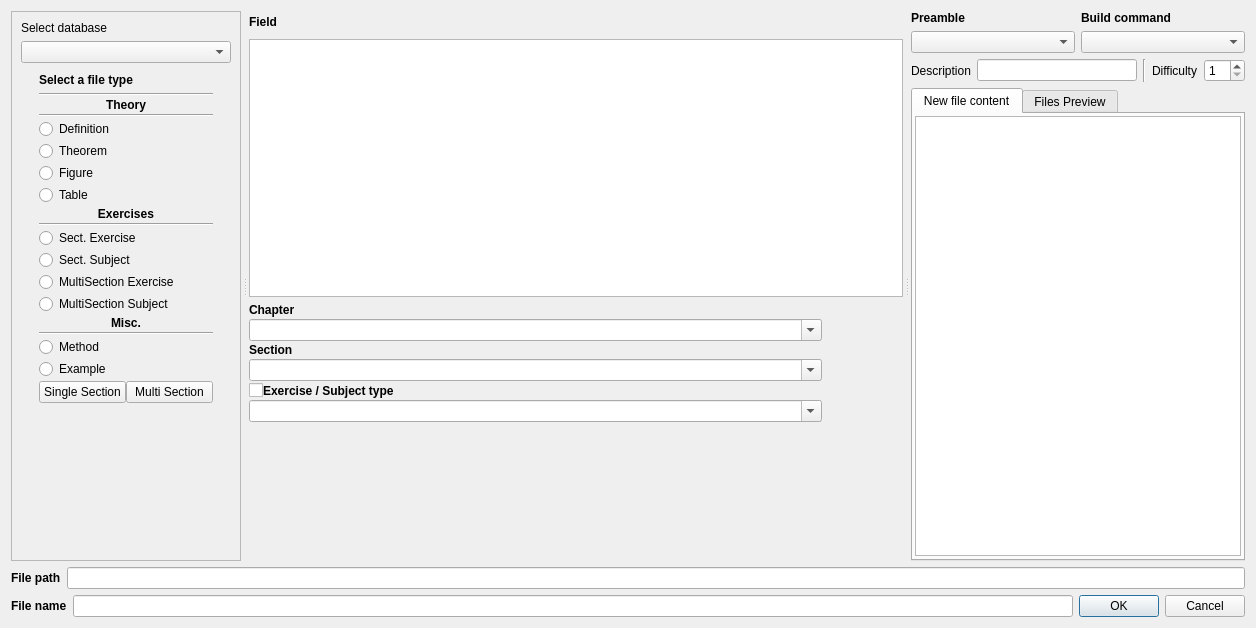
<?xml version="1.0" encoding="UTF-8"?>
<ui version="4.0">
 <class>NewDatabaseFile</class>
 <widget class="QDialog" name="NewDatabaseFile">
  <property name="geometry">
   <rect>
    <x>0</x>
    <y>0</y>
    <width>1256</width>
    <height>628</height>
   </rect>
  </property>
  <property name="windowTitle">
   <string>NewDatabaseFile</string>
  </property>
  <layout class="QGridLayout" name="gridLayout_9">
   <item row="0" column="0">
    <widget class="QSplitter" name="splitter_2">
     <property name="orientation">
      <enum>Qt::Horizontal</enum>
     </property>
     <property name="handleWidth">
      <number>8</number>
     </property>
     <widget class="QScrollArea" name="scrollArea">
      <property name="widgetResizable">
       <bool>true</bool>
      </property>
      <widget class="QWidget" name="scrollAreaWidgetContents_7">
       <property name="geometry">
        <rect>
         <x>0</x>
         <y>0</y>
         <width>230</width>
         <height>468</height>
        </rect>
       </property>
       <layout class="QVBoxLayout" name="verticalLayout_6">
        <item>
         <layout class="QVBoxLayout" name="verticalLayout_2">
          <item>
           <widget class="QLabel" name="DatabaseLabel">
            <property name="text">
             <string>Select database</string>
            </property>
           </widget>
          </item>
          <item>
           <widget class="QComboBox" name="DatabaseCombo"/>
          </item>
         </layout>
        </item>
        <item>
         <layout class="QGridLayout" name="gridLayout_10">
          <property name="verticalSpacing">
           <number>2</number>
          </property>
          <item row="13" column="0">
           <widget class="QRadioButton" name="CombSubjectButton">
            <property name="sizePolicy">
             <sizepolicy hsizetype="Fixed" vsizetype="Fixed">
              <horstretch>0</horstretch>
              <verstretch>0</verstretch>
             </sizepolicy>
            </property>
            <property name="text">
             <string>MultiSection Subject</string>
            </property>
            <attribute name="buttonGroup">
             <string notr="true">FileTypeGroup</string>
            </attribute>
           </widget>
          </item>
          <item row="2" column="0">
           <widget class="QLabel" name="label">
            <property name="sizePolicy">
             <sizepolicy hsizetype="Preferred" vsizetype="Fixed">
              <horstretch>0</horstretch>
              <verstretch>0</verstretch>
             </sizepolicy>
            </property>
            <property name="font">
             <font>
              <bold>true</bold>
             </font>
            </property>
            <property name="text">
             <string>Theory</string>
            </property>
            <property name="alignment">
             <set>Qt::AlignCenter</set>
            </property>
           </widget>
          </item>
          <item row="0" column="0">
           <layout class="QHBoxLayout" name="horizontalLayout_8">
            <item>
             <widget class="QLabel" name="label_8">
              <property name="sizePolicy">
               <sizepolicy hsizetype="Preferred" vsizetype="Fixed">
                <horstretch>0</horstretch>
                <verstretch>0</verstretch>
               </sizepolicy>
              </property>
              <property name="font">
               <font>
                <bold>true</bold>
               </font>
              </property>
              <property name="text">
               <string>Select a file type</string>
              </property>
             </widget>
            </item>
            <item>
             <widget class="QPushButton" name="addFileType">
              <property name="sizePolicy">
               <sizepolicy hsizetype="Fixed" vsizetype="Fixed">
                <horstretch>0</horstretch>
                <verstretch>0</verstretch>
               </sizepolicy>
              </property>
              <property name="text">
               <string/>
              </property>
              <property name="icon">
               <iconset resource="../images.qrc">
                <normaloff>:/images/add-button.svg</normaloff>:/images/add-button.svg</iconset>
              </property>
              <property name="flat">
               <bool>true</bool>
              </property>
             </widget>
            </item>
            <item>
             <widget class="QPushButton" name="removeFileType">
              <property name="sizePolicy">
               <sizepolicy hsizetype="Fixed" vsizetype="Fixed">
                <horstretch>0</horstretch>
                <verstretch>0</verstretch>
               </sizepolicy>
              </property>
              <property name="text">
               <string/>
              </property>
              <property name="icon">
               <iconset resource="../images.qrc">
                <normaloff>:/images/minus.svg</normaloff>:/images/minus.svg</iconset>
              </property>
              <property name="flat">
               <bool>true</bool>
              </property>
             </widget>
            </item>
           </layout>
          </item>
          <item row="10" column="0">
           <widget class="QRadioButton" name="SectionExerciseButton">
            <property name="sizePolicy">
             <sizepolicy hsizetype="Fixed" vsizetype="Fixed">
              <horstretch>0</horstretch>
              <verstretch>0</verstretch>
             </sizepolicy>
            </property>
            <property name="text">
             <string>Sect. Exercise</string>
            </property>
            <attribute name="buttonGroup">
             <string notr="true">FileTypeGroup</string>
            </attribute>
           </widget>
          </item>
          <item row="3" column="0">
           <widget class="Line" name="line_3">
            <property name="orientation">
             <enum>Qt::Horizontal</enum>
            </property>
           </widget>
          </item>
          <item row="14" column="0">
           <widget class="QLabel" name="label_3">
            <property name="sizePolicy">
             <sizepolicy hsizetype="Preferred" vsizetype="Fixed">
              <horstretch>0</horstretch>
              <verstretch>0</verstretch>
             </sizepolicy>
            </property>
            <property name="font">
             <font>
              <bold>true</bold>
             </font>
            </property>
            <property name="text">
             <string>Misc.</string>
            </property>
            <property name="alignment">
             <set>Qt::AlignCenter</set>
            </property>
           </widget>
          </item>
          <item row="9" column="0">
           <widget class="Line" name="line_4">
            <property name="orientation">
             <enum>Qt::Horizontal</enum>
            </property>
           </widget>
          </item>
          <item row="4" column="0">
           <widget class="QRadioButton" name="DefinitionButton">
            <property name="sizePolicy">
             <sizepolicy hsizetype="Fixed" vsizetype="Fixed">
              <horstretch>0</horstretch>
              <verstretch>0</verstretch>
             </sizepolicy>
            </property>
            <property name="text">
             <string>Definition</string>
            </property>
            <attribute name="buttonGroup">
             <string notr="true">FileTypeGroup</string>
            </attribute>
           </widget>
          </item>
          <item row="1" column="0">
           <widget class="Line" name="line_2">
            <property name="orientation">
             <enum>Qt::Horizontal</enum>
            </property>
           </widget>
          </item>
          <item row="5" column="0">
           <widget class="QRadioButton" name="TheoremButton">
            <property name="sizePolicy">
             <sizepolicy hsizetype="Fixed" vsizetype="Fixed">
              <horstretch>0</horstretch>
              <verstretch>0</verstretch>
             </sizepolicy>
            </property>
            <property name="text">
             <string>Theorem</string>
            </property>
            <attribute name="buttonGroup">
             <string notr="true">FileTypeGroup</string>
            </attribute>
           </widget>
          </item>
          <item row="11" column="0">
           <widget class="QRadioButton" name="SectionSubjectButton">
            <property name="sizePolicy">
             <sizepolicy hsizetype="Fixed" vsizetype="Fixed">
              <horstretch>0</horstretch>
              <verstretch>0</verstretch>
             </sizepolicy>
            </property>
            <property name="text">
             <string>Sect. Subject</string>
            </property>
            <attribute name="buttonGroup">
             <string notr="true">FileTypeGroup</string>
            </attribute>
           </widget>
          </item>
          <item row="16" column="0">
           <widget class="QRadioButton" name="MethodButton">
            <property name="sizePolicy">
             <sizepolicy hsizetype="Fixed" vsizetype="Fixed">
              <horstretch>0</horstretch>
              <verstretch>0</verstretch>
             </sizepolicy>
            </property>
            <property name="text">
             <string>Method</string>
            </property>
            <attribute name="buttonGroup">
             <string notr="true">FileTypeGroup</string>
            </attribute>
           </widget>
          </item>
          <item row="19" column="0">
           <spacer name="verticalSpacer_2">
            <property name="orientation">
             <enum>Qt::Vertical</enum>
            </property>
            <property name="sizeHint" stdset="0">
             <size>
              <width>20</width>
              <height>40</height>
             </size>
            </property>
           </spacer>
          </item>
          <item row="17" column="0">
           <widget class="QRadioButton" name="ExampleButton">
            <property name="sizePolicy">
             <sizepolicy hsizetype="Fixed" vsizetype="Fixed">
              <horstretch>0</horstretch>
              <verstretch>0</verstretch>
             </sizepolicy>
            </property>
            <property name="text">
             <string>Example</string>
            </property>
            <attribute name="buttonGroup">
             <string notr="true">FileTypeGroup</string>
            </attribute>
           </widget>
          </item>
          <item row="12" column="0">
           <widget class="QRadioButton" name="CombExerciseButton">
            <property name="sizePolicy">
             <sizepolicy hsizetype="Fixed" vsizetype="Fixed">
              <horstretch>0</horstretch>
              <verstretch>0</verstretch>
             </sizepolicy>
            </property>
            <property name="text">
             <string>MultiSection Exercise</string>
            </property>
            <attribute name="buttonGroup">
             <string notr="true">FileTypeGroup</string>
            </attribute>
           </widget>
          </item>
          <item row="7" column="0">
           <widget class="QRadioButton" name="TableButton">
            <property name="sizePolicy">
             <sizepolicy hsizetype="Fixed" vsizetype="Fixed">
              <horstretch>0</horstretch>
              <verstretch>0</verstretch>
             </sizepolicy>
            </property>
            <property name="text">
             <string>Table</string>
            </property>
            <attribute name="buttonGroup">
             <string notr="true">FileTypeGroup</string>
            </attribute>
           </widget>
          </item>
          <item row="6" column="0">
           <widget class="QRadioButton" name="FigureButton">
            <property name="sizePolicy">
             <sizepolicy hsizetype="Fixed" vsizetype="Fixed">
              <horstretch>0</horstretch>
              <verstretch>0</verstretch>
             </sizepolicy>
            </property>
            <property name="text">
             <string>Figure</string>
            </property>
            <attribute name="buttonGroup">
             <string notr="true">FileTypeGroup</string>
            </attribute>
           </widget>
          </item>
          <item row="8" column="0">
           <widget class="QLabel" name="label_2">
            <property name="sizePolicy">
             <sizepolicy hsizetype="Preferred" vsizetype="Fixed">
              <horstretch>0</horstretch>
              <verstretch>0</verstretch>
             </sizepolicy>
            </property>
            <property name="font">
             <font>
              <bold>true</bold>
             </font>
            </property>
            <property name="text">
             <string>Exercises</string>
            </property>
            <property name="alignment">
             <set>Qt::AlignCenter</set>
            </property>
           </widget>
          </item>
          <item row="15" column="0">
           <widget class="Line" name="line_7">
            <property name="orientation">
             <enum>Qt::Horizontal</enum>
            </property>
           </widget>
          </item>
          <item row="18" column="0">
           <layout class="QGridLayout" name="gridLayout_8">
            <item row="0" column="0" colspan="2">
             <layout class="QHBoxLayout" name="horizontalLayout">
              <item>
               <widget class="QPushButton" name="SingleSection">
                <property name="sizePolicy">
                 <sizepolicy hsizetype="Minimum" vsizetype="Fixed">
                  <horstretch>0</horstretch>
                  <verstretch>0</verstretch>
                 </sizepolicy>
                </property>
                <property name="text">
                 <string>Single Section</string>
                </property>
               </widget>
              </item>
              <item>
               <widget class="QPushButton" name="MultiSection">
                <property name="text">
                 <string>Multi Section</string>
                </property>
               </widget>
              </item>
             </layout>
            </item>
           </layout>
          </item>
         </layout>
        </item>
       </layout>
      </widget>
     </widget>
     <widget class="QWidget" name="layoutWidget">
      <layout class="QVBoxLayout" name="verticalLayout">
       <item>
        <layout class="QHBoxLayout" name="horizontalLayout_6">
         <property name="spacing">
          <number>0</number>
         </property>
         <item>
          <widget class="QLabel" name="label_13">
           <property name="font">
            <font>
             <bold>true</bold>
            </font>
           </property>
           <property name="text">
            <string>Field</string>
           </property>
          </widget>
         </item>
         <item>
          <widget class="QPushButton" name="addField">
           <property name="sizePolicy">
            <sizepolicy hsizetype="Fixed" vsizetype="Fixed">
             <horstretch>0</horstretch>
             <verstretch>0</verstretch>
            </sizepolicy>
           </property>
           <property name="text">
            <string/>
           </property>
           <property name="icon">
            <iconset resource="../images.qrc">
             <normaloff>:/images/add-button.svg</normaloff>:/images/add-button.svg</iconset>
           </property>
           <property name="flat">
            <bool>true</bool>
           </property>
          </widget>
         </item>
         <item>
          <widget class="QPushButton" name="removeField">
           <property name="sizePolicy">
            <sizepolicy hsizetype="Fixed" vsizetype="Fixed">
             <horstretch>0</horstretch>
             <verstretch>0</verstretch>
            </sizepolicy>
           </property>
           <property name="text">
            <string/>
           </property>
           <property name="icon">
            <iconset resource="../images.qrc">
             <normaloff>:/images/minus.svg</normaloff>:/images/minus.svg</iconset>
           </property>
           <property name="flat">
            <bool>true</bool>
           </property>
          </widget>
         </item>
        </layout>
       </item>
       <item>
        <widget class="QListWidget" name="FieldTable"/>
       </item>
       <item>
        <widget class="QStackedWidget" name="stackedWidget">
         <property name="currentIndex">
          <number>0</number>
         </property>
         <widget class="QWidget" name="page">
          <layout class="QGridLayout" name="gridLayout_3">
           <property name="leftMargin">
            <number>0</number>
           </property>
           <property name="topMargin">
            <number>0</number>
           </property>
           <property name="rightMargin">
            <number>1</number>
           </property>
           <property name="bottomMargin">
            <number>0</number>
           </property>
           <property name="verticalSpacing">
            <number>2</number>
           </property>
           <item row="1" column="0">
            <layout class="QHBoxLayout" name="horizontalLayout_3">
             <property name="spacing">
              <number>0</number>
             </property>
             <item>
              <widget class="QComboBox" name="SectionExercisesChapterComboBox">
               <property name="editable">
                <bool>true</bool>
               </property>
              </widget>
             </item>
             <item>
              <widget class="QPushButton" name="addChapter">
               <property name="sizePolicy">
                <sizepolicy hsizetype="Fixed" vsizetype="Fixed">
                 <horstretch>0</horstretch>
                 <verstretch>0</verstretch>
                </sizepolicy>
               </property>
               <property name="text">
                <string/>
               </property>
               <property name="icon">
                <iconset resource="../images.qrc">
                 <normaloff>:/images/add-button.svg</normaloff>:/images/add-button.svg</iconset>
               </property>
               <property name="flat">
                <bool>true</bool>
               </property>
              </widget>
             </item>
             <item>
              <widget class="QPushButton" name="removeChapter">
               <property name="sizePolicy">
                <sizepolicy hsizetype="Fixed" vsizetype="Fixed">
                 <horstretch>0</horstretch>
                 <verstretch>0</verstretch>
                </sizepolicy>
               </property>
               <property name="text">
                <string/>
               </property>
               <property name="icon">
                <iconset resource="../images.qrc">
                 <normaloff>:/images/minus.svg</normaloff>:/images/minus.svg</iconset>
               </property>
               <property name="flat">
                <bool>true</bool>
               </property>
              </widget>
             </item>
            </layout>
           </item>
           <item row="0" column="0">
            <widget class="QLabel" name="label_23">
             <property name="font">
              <font>
               <bold>true</bold>
              </font>
             </property>
             <property name="text">
              <string>Chapter</string>
             </property>
            </widget>
           </item>
           <item row="2" column="0">
            <widget class="QLabel" name="label_28">
             <property name="font">
              <font>
               <bold>true</bold>
              </font>
             </property>
             <property name="text">
              <string>Section</string>
             </property>
            </widget>
           </item>
           <item row="6" column="0">
            <spacer name="verticalSpacer">
             <property name="orientation">
              <enum>Qt::Vertical</enum>
             </property>
             <property name="sizeHint" stdset="0">
              <size>
               <width>20</width>
               <height>40</height>
              </size>
             </property>
            </spacer>
           </item>
           <item row="5" column="0">
            <layout class="QHBoxLayout" name="horizontalLayout_5">
             <property name="spacing">
              <number>0</number>
             </property>
             <item>
              <widget class="QComboBox" name="SectionExercisesExTypeComboBox">
               <property name="editable">
                <bool>true</bool>
               </property>
              </widget>
             </item>
             <item>
              <widget class="QPushButton" name="addExType">
               <property name="sizePolicy">
                <sizepolicy hsizetype="Fixed" vsizetype="Fixed">
                 <horstretch>0</horstretch>
                 <verstretch>0</verstretch>
                </sizepolicy>
               </property>
               <property name="text">
                <string/>
               </property>
               <property name="icon">
                <iconset resource="../images.qrc">
                 <normaloff>:/images/add-button.svg</normaloff>:/images/add-button.svg</iconset>
               </property>
               <property name="flat">
                <bool>true</bool>
               </property>
              </widget>
             </item>
             <item>
              <widget class="QPushButton" name="removeExType">
               <property name="sizePolicy">
                <sizepolicy hsizetype="Fixed" vsizetype="Fixed">
                 <horstretch>0</horstretch>
                 <verstretch>0</verstretch>
                </sizepolicy>
               </property>
               <property name="text">
                <string/>
               </property>
               <property name="icon">
                <iconset resource="../images.qrc">
                 <normaloff>:/images/minus.svg</normaloff>:/images/minus.svg</iconset>
               </property>
               <property name="flat">
                <bool>true</bool>
               </property>
              </widget>
             </item>
            </layout>
           </item>
           <item row="3" column="0">
            <layout class="QHBoxLayout" name="horizontalLayout_4">
             <property name="spacing">
              <number>0</number>
             </property>
             <item>
              <widget class="QComboBox" name="SectionExercisesSectionComboBox">
               <property name="editable">
                <bool>true</bool>
               </property>
              </widget>
             </item>
             <item>
              <widget class="QPushButton" name="addSection">
               <property name="sizePolicy">
                <sizepolicy hsizetype="Fixed" vsizetype="Fixed">
                 <horstretch>0</horstretch>
                 <verstretch>0</verstretch>
                </sizepolicy>
               </property>
               <property name="text">
                <string/>
               </property>
               <property name="icon">
                <iconset resource="../images.qrc">
                 <normaloff>:/images/add-button.svg</normaloff>:/images/add-button.svg</iconset>
               </property>
               <property name="flat">
                <bool>true</bool>
               </property>
              </widget>
             </item>
             <item>
              <widget class="QPushButton" name="removeSection">
               <property name="sizePolicy">
                <sizepolicy hsizetype="Fixed" vsizetype="Fixed">
                 <horstretch>0</horstretch>
                 <verstretch>0</verstretch>
                </sizepolicy>
               </property>
               <property name="text">
                <string/>
               </property>
               <property name="icon">
                <iconset resource="../images.qrc">
                 <normaloff>:/images/minus.svg</normaloff>:/images/minus.svg</iconset>
               </property>
               <property name="flat">
                <bool>true</bool>
               </property>
              </widget>
             </item>
            </layout>
           </item>
           <item row="4" column="0">
            <layout class="QHBoxLayout" name="horizontalLayout_9">
             <item>
              <widget class="QCheckBox" name="UseExerciseType">
               <property name="sizePolicy">
                <sizepolicy hsizetype="Fixed" vsizetype="Fixed">
                 <horstretch>0</horstretch>
                 <verstretch>0</verstretch>
                </sizepolicy>
               </property>
               <property name="text">
                <string/>
               </property>
              </widget>
             </item>
             <item>
              <widget class="QLabel" name="label_32">
               <property name="font">
                <font>
                 <bold>true</bold>
                </font>
               </property>
               <property name="text">
                <string>Exercise / Subject type</string>
               </property>
              </widget>
             </item>
            </layout>
           </item>
          </layout>
         </widget>
         <widget class="QWidget" name="page_2">
          <layout class="QGridLayout" name="gridLayout_5">
           <property name="leftMargin">
            <number>0</number>
           </property>
           <property name="topMargin">
            <number>0</number>
           </property>
           <property name="rightMargin">
            <number>0</number>
           </property>
           <property name="bottomMargin">
            <number>0</number>
           </property>
           <property name="verticalSpacing">
            <number>2</number>
           </property>
           <item row="0" column="0">
            <layout class="QGridLayout" name="gridLayout_4">
             <item row="0" column="0">
              <layout class="QVBoxLayout" name="verticalLayout_7">
               <property name="spacing">
                <number>0</number>
               </property>
               <item>
                <widget class="QLineEdit" name="FilterAvailableSections">
                 <property name="placeholderText">
                  <string>Filter...</string>
                 </property>
                </widget>
               </item>
               <item>
                <widget class="QLabel" name="label_37">
                 <property name="font">
                  <font>
                   <bold>true</bold>
                  </font>
                 </property>
                 <property name="text">
                  <string>Sections</string>
                 </property>
                </widget>
               </item>
               <item>
                <widget class="QListWidget" name="SectionList">
                 <property name="sizePolicy">
                  <sizepolicy hsizetype="Minimum" vsizetype="Expanding">
                   <horstretch>0</horstretch>
                   <verstretch>0</verstretch>
                  </sizepolicy>
                 </property>
                </widget>
               </item>
              </layout>
             </item>
             <item row="0" column="1">
              <layout class="QGridLayout" name="gridLayout_14">
               <item row="0" column="0">
                <widget class="QLabel" name="label_24">
                 <property name="text">
                  <string/>
                 </property>
                </widget>
               </item>
               <item row="2" column="0">
                <widget class="QPushButton" name="removeButton">
                 <property name="text">
                  <string/>
                 </property>
                 <property name="icon">
                  <iconset theme="arrow-left">
                   <normaloff>.</normaloff>.</iconset>
                 </property>
                 <property name="flat">
                  <bool>true</bool>
                 </property>
                </widget>
               </item>
               <item row="3" column="0">
                <spacer name="verticalSpacer_3">
                 <property name="orientation">
                  <enum>Qt::Vertical</enum>
                 </property>
                 <property name="sizeHint" stdset="0">
                  <size>
                   <width>20</width>
                   <height>40</height>
                  </size>
                 </property>
                </spacer>
               </item>
               <item row="1" column="0">
                <widget class="QPushButton" name="addButton">
                 <property name="text">
                  <string/>
                 </property>
                 <property name="icon">
                  <iconset theme="arrow-right">
                   <normaloff>.</normaloff>.</iconset>
                 </property>
                 <property name="flat">
                  <bool>true</bool>
                 </property>
                </widget>
               </item>
              </layout>
             </item>
             <item row="0" column="2">
              <layout class="QGridLayout" name="gridLayout_11">
               <property name="verticalSpacing">
                <number>0</number>
               </property>
               <item row="2" column="0">
                <widget class="QListWidget" name="SelectedSections">
                 <property name="sizePolicy">
                  <sizepolicy hsizetype="Expanding" vsizetype="Expanding">
                   <horstretch>0</horstretch>
                   <verstretch>0</verstretch>
                  </sizepolicy>
                 </property>
                </widget>
               </item>
               <item row="1" column="0">
                <widget class="QLabel" name="label_36">
                 <property name="font">
                  <font>
                   <bold>true</bold>
                  </font>
                 </property>
                 <property name="text">
                  <string>Selected sections</string>
                 </property>
                </widget>
               </item>
               <item row="0" column="0">
                <widget class="QLineEdit" name="FilterSelectedSections">
                 <property name="placeholderText">
                  <string>Filter...</string>
                 </property>
                </widget>
               </item>
              </layout>
             </item>
            </layout>
           </item>
          </layout>
         </widget>
        </widget>
       </item>
      </layout>
     </widget>
     <widget class="QWidget" name="layoutWidget">
      <layout class="QVBoxLayout" name="verticalLayout_3">
       <item>
        <layout class="QGridLayout" name="gridLayout_7">
         <item row="0" column="1">
          <widget class="QLabel" name="label_5">
           <property name="font">
            <font>
             <bold>true</bold>
            </font>
           </property>
           <property name="text">
            <string>Build command</string>
           </property>
          </widget>
         </item>
         <item row="0" column="0">
          <widget class="QLabel" name="label_4">
           <property name="font">
            <font>
             <bold>true</bold>
            </font>
           </property>
           <property name="text">
            <string>Preamble</string>
           </property>
          </widget>
         </item>
         <item row="1" column="1">
          <widget class="QComboBox" name="BuildBox"/>
         </item>
         <item row="1" column="0">
          <widget class="QComboBox" name="PreambleBox"/>
         </item>
         <item row="2" column="0" colspan="2">
          <layout class="QHBoxLayout" name="horizontalLayout_7">
           <item>
            <widget class="QLabel" name="label_6">
             <property name="text">
              <string>Description</string>
             </property>
            </widget>
           </item>
           <item>
            <widget class="QLineEdit" name="DescriptionLine"/>
           </item>
           <item>
            <widget class="Line" name="line">
             <property name="orientation">
              <enum>Qt::Vertical</enum>
             </property>
            </widget>
           </item>
           <item>
            <widget class="QLabel" name="label_7">
             <property name="text">
              <string>Difficulty</string>
             </property>
            </widget>
           </item>
           <item>
            <widget class="QSpinBox" name="DifficultySpin">
             <property name="minimum">
              <number>1</number>
             </property>
            </widget>
           </item>
          </layout>
         </item>
        </layout>
       </item>
       <item>
        <widget class="QTabWidget" name="tabWidget">
         <property name="currentIndex">
          <number>0</number>
         </property>
         <widget class="QWidget" name="tab">
          <attribute name="title">
           <string>New file content</string>
          </attribute>
          <layout class="QGridLayout" name="gridLayout_2">
           <property name="leftMargin">
            <number>2</number>
           </property>
           <property name="topMargin">
            <number>2</number>
           </property>
           <property name="rightMargin">
            <number>2</number>
           </property>
           <property name="bottomMargin">
            <number>3</number>
           </property>
           <property name="spacing">
            <number>0</number>
           </property>
           <item row="0" column="0">
            <widget class="LatexTextEdit" name="NewFileContentText"/>
           </item>
          </layout>
         </widget>
         <widget class="QWidget" name="tab_2">
          <attribute name="title">
           <string>Files Preview</string>
          </attribute>
          <layout class="QGridLayout" name="gridLayout">
           <property name="leftMargin">
            <number>2</number>
           </property>
           <property name="topMargin">
            <number>2</number>
           </property>
           <property name="rightMargin">
            <number>2</number>
           </property>
           <property name="bottomMargin">
            <number>2</number>
           </property>
           <property name="spacing">
            <number>0</number>
           </property>
           <item row="0" column="0">
            <widget class="QSplitter" name="splitter">
             <property name="orientation">
              <enum>Qt::Vertical</enum>
             </property>
             <widget class="QWidget" name="layoutWidget">
              <layout class="QVBoxLayout" name="verticalLayout_4">
               <item>
                <widget class="QLabel" name="SectionExerciseLabel">
                 <property name="font">
                  <font>
                   <bold>true</bold>
                  </font>
                 </property>
                 <property name="text">
                  <string>File table</string>
                 </property>
                </widget>
               </item>
               <item>
                <widget class="QTableView" name="ExerciseFileList">
                 <property name="editTriggers">
                  <set>QAbstractItemView::NoEditTriggers</set>
                 </property>
                 <property name="selectionMode">
                  <enum>QAbstractItemView::SingleSelection</enum>
                 </property>
                 <property name="selectionBehavior">
                  <enum>QAbstractItemView::SelectRows</enum>
                 </property>
                 <property name="horizontalScrollMode">
                  <enum>QAbstractItemView::ScrollPerPixel</enum>
                 </property>
                 <property name="sortingEnabled">
                  <bool>true</bool>
                 </property>
                </widget>
               </item>
              </layout>
             </widget>
             <widget class="QWidget" name="verticalLayoutWidget">
              <layout class="QVBoxLayout" name="verticalLayout_5"/>
             </widget>
            </widget>
           </item>
          </layout>
         </widget>
        </widget>
       </item>
      </layout>
     </widget>
    </widget>
   </item>
   <item row="1" column="0">
    <layout class="QGridLayout" name="gridLayout_6">
     <item row="0" column="0">
      <widget class="QLabel" name="label_9">
       <property name="font">
        <font>
         <bold>true</bold>
        </font>
       </property>
       <property name="text">
        <string>File path</string>
       </property>
      </widget>
     </item>
     <item row="0" column="1">
      <widget class="QLineEdit" name="FilePathLine">
       <property name="enabled">
        <bool>true</bool>
       </property>
       <property name="readOnly">
        <bool>true</bool>
       </property>
      </widget>
     </item>
     <item row="1" column="0" colspan="2">
      <layout class="QHBoxLayout" name="horizontalLayout_2">
       <item>
        <widget class="QLabel" name="label_10">
         <property name="font">
          <font>
           <bold>true</bold>
          </font>
         </property>
         <property name="text">
          <string>File name</string>
         </property>
        </widget>
       </item>
       <item>
        <widget class="QLineEdit" name="FileNameLine">
         <property name="text">
          <string/>
         </property>
         <property name="readOnly">
          <bool>true</bool>
         </property>
        </widget>
       </item>
       <item>
        <widget class="QDialogButtonBox" name="buttonBox">
         <property name="sizePolicy">
          <sizepolicy hsizetype="Fixed" vsizetype="Fixed">
           <horstretch>0</horstretch>
           <verstretch>0</verstretch>
          </sizepolicy>
         </property>
         <property name="orientation">
          <enum>Qt::Horizontal</enum>
         </property>
         <property name="standardButtons">
          <set>QDialogButtonBox::Cancel|QDialogButtonBox::Ok</set>
         </property>
        </widget>
       </item>
      </layout>
     </item>
    </layout>
   </item>
  </layout>
 </widget>
 <customwidgets>
  <customwidget>
   <class>LatexTextEdit</class>
   <extends>QTextEdit</extends>
   <header>highlighter.h</header>
  </customwidget>
 </customwidgets>
 <tabstops>
  <tabstop>DefinitionButton</tabstop>
  <tabstop>TheoremButton</tabstop>
  <tabstop>FigureButton</tabstop>
  <tabstop>TableButton</tabstop>
  <tabstop>SectionExerciseButton</tabstop>
  <tabstop>SectionSubjectButton</tabstop>
  <tabstop>CombExerciseButton</tabstop>
  <tabstop>CombSubjectButton</tabstop>
  <tabstop>MethodButton</tabstop>
  <tabstop>ExampleButton</tabstop>
  <tabstop>tabWidget</tabstop>
  <tabstop>FieldTable</tabstop>
  <tabstop>SectionList</tabstop>
  <tabstop>removeButton</tabstop>
  <tabstop>addButton</tabstop>
  <tabstop>SelectedSections</tabstop>
  <tabstop>NewFileContentText</tabstop>
  <tabstop>ExerciseFileList</tabstop>
  <tabstop>FileNameLine</tabstop>
  <tabstop>FilePathLine</tabstop>
 </tabstops>
 <resources>
  <include location="../images.qrc"/>
 </resources>
 <connections>
  <connection>
   <sender>buttonBox</sender>
   <signal>accepted()</signal>
   <receiver>NewDatabaseFile</receiver>
   <slot>accept()</slot>
   <hints>
    <hint type="sourcelabel">
     <x>1244</x>
     <y>587</y>
    </hint>
    <hint type="destinationlabel">
     <x>157</x>
     <y>274</y>
    </hint>
   </hints>
  </connection>
  <connection>
   <sender>buttonBox</sender>
   <signal>rejected()</signal>
   <receiver>NewDatabaseFile</receiver>
   <slot>reject()</slot>
   <hints>
    <hint type="sourcelabel">
     <x>1244</x>
     <y>587</y>
    </hint>
    <hint type="destinationlabel">
     <x>286</x>
     <y>274</y>
    </hint>
   </hints>
  </connection>
 </connections>
 <buttongroups>
  <buttongroup name="FileTypeGroup"/>
 </buttongroups>
</ui>
